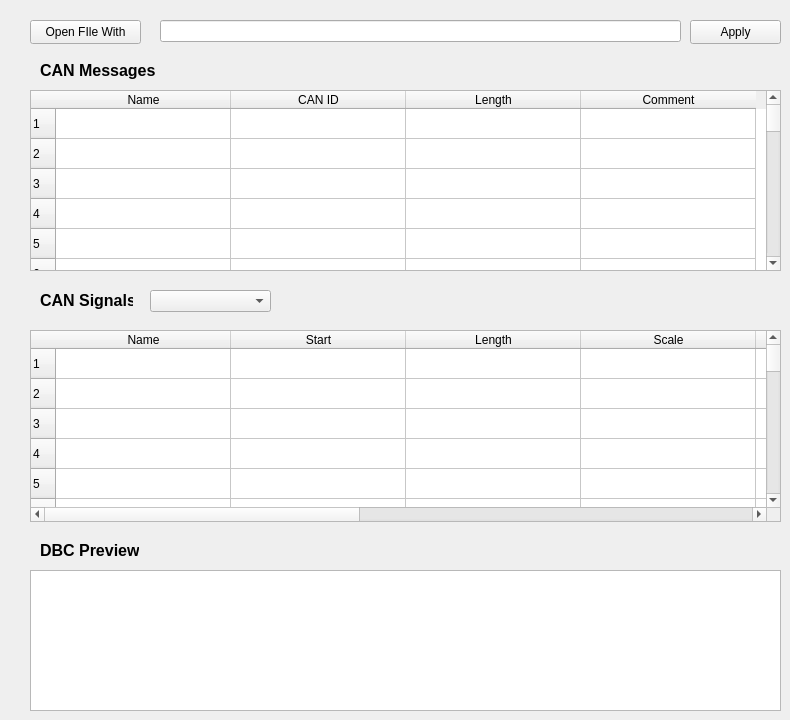
    <widget class="QWidget" name="DBC_Reader">
     <attribute name="title">
      <string>DBC_Reader</string>
     </attribute>
     <widget class="QLineEdit" name="ReadFIle_Path">
      <property name="geometry">
       <rect>
        <x>160</x>
        <y>20</y>
        <width>521</width>
        <height>22</height>
       </rect>
      </property>
     </widget>
     <widget class="QPushButton" name="Open_ReadFiles">
      <property name="geometry">
       <rect>
        <x>30</x>
        <y>20</y>
        <width>111</width>
        <height>24</height>
       </rect>
      </property>
      <property name="text">
       <string>Open FIle With</string>
      </property>
     </widget>
     <widget class="QTextEdit" name="DBC_Read_Temp">
      <property name="geometry">
       <rect>
        <x>30</x>
        <y>570</y>
        <width>751</width>
        <height>141</height>
       </rect>
      </property>
     </widget>
     <widget class="QLabel" name="label_32">
      <property name="geometry">
       <rect>
        <x>40</x>
        <y>540</y>
        <width>99</width>
        <height>21</height>
       </rect>
      </property>
      <property name="font">
       <font>
        <pointsize>12</pointsize>
        <bold>true</bold>
       </font>
      </property>
      <property name="text">
       <string>DBC Preview</string>
      </property>
     </widget>
     <widget class="QLabel" name="label_33">
      <property name="geometry">
       <rect>
        <x>40</x>
        <y>60</y>
        <width>119</width>
        <height>21</height>
       </rect>
      </property>
      <property name="font">
       <font>
        <pointsize>12</pointsize>
        <bold>true</bold>
       </font>
      </property>
      <property name="text">
       <string>CAN Messages</string>
      </property>
     </widget>
     <widget class="QTableWidget" name="Can_Message_Table">
      <property name="geometry">
       <rect>
        <x>30</x>
        <y>90</y>
        <width>751</width>
        <height>181</height>
       </rect>
      </property>
      <property name="rowCount">
       <number>500</number>
      </property>
      <attribute name="horizontalHeaderVisible">
       <bool>true</bool>
      </attribute>
      <attribute name="horizontalHeaderDefaultSectionSize">
       <number>175</number>
      </attribute>
      <attribute name="horizontalHeaderHighlightSections">
       <bool>true</bool>
      </attribute>
      <attribute name="verticalHeaderVisible">
       <bool>true</bool>
      </attribute>
      <row/>
      <row/>
      <row/>
      <row/>
      <row/>
      <row/>
      <row/>
      <row/>
      <row/>
      <row/>
      <row/>
      <row/>
      <row/>
      <row/>
      <row/>
      <row/>
      <row/>
      <row/>
      <row/>
      <row/>
      <row/>
      <row/>
      <row/>
      <row/>
      <row/>
      <row/>
      <row/>
      <row/>
      <row/>
      <row/>
      <row/>
      <row/>
      <row/>
      <row/>
      <row/>
      <row/>
      <row/>
      <row/>
      <row/>
      <row/>
      <row/>
      <row/>
      <row/>
      <row/>
      <row/>
      <row/>
      <row/>
      <row/>
      <row/>
      <row/>
      <row/>
      <row/>
      <row/>
      <row/>
      <row/>
      <row/>
      <row/>
      <row/>
      <row/>
      <row/>
      <row/>
      <row/>
      <row/>
      <row/>
      <row/>
      <row/>
      <row/>
      <row/>
      <row/>
      <row/>
      <row/>
      <row/>
      <row/>
      <row/>
      <row/>
      <row/>
      <row/>
      <row/>
      <row/>
      <row/>
      <row/>
      <row/>
      <row/>
      <row/>
      <row/>
      <row/>
      <row/>
      <row/>
      <row/>
      <row/>
      <row/>
      <row/>
      <row/>
      <row/>
      <row/>
      <row/>
      <row/>
      <row/>
      <row/>
      <row/>
      <row/>
      <row/>
      <row/>
      <row/>
      <row/>
      <row/>
      <row/>
      <row/>
      <row/>
      <row/>
      <row/>
      <row/>
      <row/>
      <row/>
      <row/>
      <row/>
      <row/>
      <row/>
      <row/>
      <row/>
      <row/>
      <row/>
      <row/>
      <row/>
      <row/>
      <row/>
      <row/>
      <row/>
      <row/>
      <row/>
      <row/>
      <row/>
      <row/>
      <row/>
      <row/>
      <row/>
      <row/>
      <row/>
      <row/>
      <row/>
      <row/>
      <row/>
      <row/>
      <row/>
      <row/>
      <row/>
      <row/>
      <row/>
      <row/>
      <row/>
      <row/>
      <row/>
      <row/>
      <row/>
      <row/>
      <row/>
      <row/>
      <row/>
      <row/>
      <row/>
      <row/>
      <row/>
      <row/>
      <row/>
      <row/>
      <row/>
      <row/>
      <row/>
      <row/>
      <row/>
      <row/>
      <row/>
      <row/>
      <row/>
      <row/>
      <row/>
      <row/>
      <row/>
      <row/>
      <row/>
      <row/>
      <row/>
      <row/>
      <row/>
      <row/>
      <row/>
      <row/>
      <row/>
      <row/>
      <row/>
      <row/>
      <row/>
      <row/>
      <row/>
      <row/>
      <row/>
      <row/>
      <row/>
      <row/>
      <row/>
      <row/>
      <row/>
      <row/>
      <row/>
      <row/>
      <row/>
      <row/>
      <row/>
      <row/>
      <row/>
      <row/>
      <row/>
      <row/>
      <row/>
      <row/>
      <row/>
      <row/>
      <row/>
      <row/>
      <row/>
      <row/>
      <row/>
      <row/>
      <row/>
      <row/>
      <row/>
      <row/>
      <row/>
      <row/>
      <row/>
      <row/>
      <row/>
      <row/>
      <row/>
      <row/>
      <row/>
      <row/>
      <row/>
      <row/>
      <row/>
      <row/>
      <row/>
      <row/>
      <row/>
      <row/>
      <row/>
      <row/>
      <row/>
      <row/>
      <row/>
      <row/>
      <row/>
      <row/>
      <row/>
      <row/>
      <row/>
      <row/>
      <row/>
      <row/>
      <row/>
      <row/>
      <row/>
      <row/>
      <row/>
      <row/>
      <row/>
      <row/>
      <row/>
      <row/>
      <row/>
      <row/>
      <row/>
      <row/>
      <row/>
      <row/>
      <row/>
      <row/>
      <row/>
      <row/>
      <row/>
      <row/>
      <row/>
      <row/>
      <row/>
      <row/>
      <row/>
      <row/>
      <row/>
      <row/>
      <row/>
      <row/>
      <row/>
      <row/>
      <row/>
      <row/>
      <row/>
      <row/>
      <row/>
      <row/>
      <row/>
      <row/>
      <row/>
      <row/>
      <row/>
      <row/>
      <row/>
      <row/>
      <row/>
      <row/>
      <row/>
      <row/>
      <row/>
      <row/>
      <row/>
      <row/>
      <row/>
      <row/>
      <row/>
      <row/>
      <row/>
      <row/>
      <row/>
      <row/>
      <row/>
      <row/>
      <row/>
      <row/>
      <row/>
      <row/>
      <row/>
      <row/>
      <row/>
      <row/>
      <row/>
      <row/>
      <row/>
      <row/>
      <row/>
      <row/>
      <row/>
      <row/>
      <row/>
      <row/>
      <row/>
      <row/>
      <row/>
      <row/>
      <row/>
      <row/>
      <row/>
      <row/>
      <row/>
      <row/>
      <row/>
      <row/>
      <row/>
      <row/>
      <row/>
      <row/>
      <row/>
      <row/>
      <row/>
      <row/>
      <row/>
      <row/>
      <row/>
      <row/>
      <row/>
      <row/>
      <row/>
      <row/>
      <row/>
      <row/>
      <row/>
      <row/>
      <row/>
      <row/>
      <row/>
      <row/>
      <row/>
      <row/>
      <row/>
      <row/>
      <row/>
      <row/>
      <row/>
      <row/>
      <row/>
      <row/>
      <row/>
      <row/>
      <row/>
      <row/>
      <row/>
      <row/>
      <row/>
      <row/>
      <row/>
      <row/>
      <row/>
      <row/>
      <row/>
      <row/>
      <row/>
      <row/>
      <row/>
      <row/>
      <row/>
      <row/>
      <row/>
      <row/>
      <row/>
      <row/>
      <row/>
      <row/>
      <row/>
      <row/>
      <row/>
      <row/>
      <row/>
      <row/>
      <row/>
      <row/>
      <row/>
      <row/>
      <row/>
      <row/>
      <row/>
      <row/>
      <row/>
      <row/>
      <row/>
      <row/>
      <row/>
      <row/>
      <row/>
      <row/>
      <row/>
      <row/>
      <row/>
      <row/>
      <row/>
      <row/>
      <row/>
      <row/>
      <row/>
      <row/>
      <row/>
      <row/>
      <row/>
      <row/>
      <row/>
      <row/>
      <row/>
      <row/>
      <row/>
      <row/>
      <row/>
      <row/>
      <row/>
      <row/>
      <row/>
      <row/>
      <row/>
      <row/>
      <row/>
      <row/>
      <row/>
      <row/>
      <row/>
      <row/>
      <row/>
      <row/>
      <row/>
      <row/>
      <row/>
      <row/>
      <row/>
      <row/>
      <row/>
      <row/>
      <row/>
      <row/>
      <row/>
      <row/>
      <row/>
      <row/>
      <row/>
      <row/>
      <row/>
      <row/>
      <row/>
      <row/>
      <row/>
      <row/>
      <row/>
      <row/>
      <row/>
      <row/>
      <row/>
      <column>
       <property name="text">
        <string>Name</string>
       </property>
      </column>
      <column>
       <property name="text">
        <string>CAN ID</string>
       </property>
      </column>
      <column>
       <property name="text">
        <string>Length</string>
       </property>
      </column>
      <column>
       <property name="text">
        <string>Comment</string>
       </property>
      </column>
     </widget>
     <widget class="QTableWidget" name="CAN_Signal_Table">
      <property name="geometry">
       <rect>
        <x>30</x>
        <y>330</y>
        <width>751</width>
        <height>192</height>
       </rect>
      </property>
      <property name="rowCount">
       <number>500</number>
      </property>
      <attribute name="horizontalHeaderDefaultSectionSize">
       <number>175</number>
      </attribute>
      <row/>
      <row/>
      <row/>
      <row/>
      <row/>
      <row/>
      <row/>
      <row/>
      <row/>
      <row/>
      <row/>
      <row/>
      <row/>
      <row/>
      <row/>
      <row/>
      <row/>
      <row/>
      <row/>
      <row/>
      <row/>
      <row/>
      <row/>
      <row/>
      <row/>
      <row/>
      <row/>
      <row/>
      <row/>
      <row/>
      <row/>
      <row/>
      <row/>
      <row/>
      <row/>
      <row/>
      <row/>
      <row/>
      <row/>
      <row/>
      <row/>
      <row/>
      <row/>
      <row/>
      <row/>
      <row/>
      <row/>
      <row/>
      <row/>
      <row/>
      <row/>
      <row/>
      <row/>
      <row/>
      <row/>
      <row/>
      <row/>
      <row/>
      <row/>
      <row/>
      <row/>
      <row/>
      <row/>
      <row/>
      <row/>
      <row/>
      <row/>
      <row/>
      <row/>
      <row/>
      <row/>
      <row/>
      <row/>
      <row/>
      <row/>
      <row/>
      <row/>
      <row/>
      <row/>
      <row/>
      <row/>
      <row/>
      <row/>
      <row/>
      <row/>
      <row/>
      <row/>
      <row/>
      <row/>
      <row/>
      <row/>
      <row/>
      <row/>
      <row/>
      <row/>
      <row/>
      <row/>
      <row/>
      <row/>
      <row/>
      <row/>
      <row/>
      <row/>
      <row/>
      <row/>
      <row/>
      <row/>
      <row/>
      <row/>
      <row/>
      <row/>
      <row/>
      <row/>
      <row/>
      <row/>
      <row/>
      <row/>
      <row/>
      <row/>
      <row/>
      <row/>
      <row/>
      <row/>
      <row/>
      <row/>
      <row/>
      <row/>
      <row/>
      <row/>
      <row/>
      <row/>
      <row/>
      <row/>
      <row/>
      <row/>
      <row/>
      <row/>
      <row/>
      <row/>
      <row/>
      <row/>
      <row/>
      <row/>
      <row/>
      <row/>
      <row/>
      <row/>
      <row/>
      <row/>
      <row/>
      <row/>
      <row/>
      <row/>
      <row/>
      <row/>
      <row/>
      <row/>
      <row/>
      <row/>
      <row/>
      <row/>
      <row/>
      <row/>
      <row/>
      <row/>
      <row/>
      <row/>
      <row/>
      <row/>
      <row/>
      <row/>
      <row/>
      <row/>
      <row/>
      <row/>
      <row/>
      <row/>
      <row/>
      <row/>
      <row/>
      <row/>
      <row/>
      <row/>
      <row/>
      <row/>
      <row/>
      <row/>
      <row/>
      <row/>
      <row/>
      <row/>
      <row/>
      <row/>
      <row/>
      <row/>
      <row/>
      <row/>
      <row/>
      <row/>
      <row/>
      <row/>
      <row/>
      <row/>
      <row/>
      <row/>
      <row/>
      <row/>
      <row/>
      <row/>
      <row/>
      <row/>
      <row/>
      <row/>
      <row/>
      <row/>
      <row/>
      <row/>
      <row/>
      <row/>
      <row/>
      <row/>
      <row/>
      <row/>
      <row/>
      <row/>
      <row/>
      <row/>
      <row/>
      <row/>
      <row/>
      <row/>
      <row/>
      <row/>
      <row/>
      <row/>
      <row/>
      <row/>
      <row/>
      <row/>
      <row/>
      <row/>
      <row/>
      <row/>
      <row/>
      <row/>
      <row/>
      <row/>
      <row/>
      <row/>
      <row/>
      <row/>
      <row/>
      <row/>
      <row/>
      <row/>
      <row/>
      <row/>
      <row/>
      <row/>
      <row/>
      <row/>
      <row/>
      <row/>
      <row/>
      <row/>
      <row/>
      <row/>
      <row/>
      <row/>
      <row/>
      <row/>
      <row/>
      <row/>
      <row/>
      <row/>
      <row/>
      <row/>
      <row/>
      <row/>
      <row/>
      <row/>
      <row/>
      <row/>
      <row/>
      <row/>
      <row/>
      <row/>
      <row/>
      <row/>
      <row/>
      <row/>
      <row/>
      <row/>
      <row/>
      <row/>
      <row/>
      <row/>
      <row/>
      <row/>
      <row/>
      <row/>
      <row/>
      <row/>
      <row/>
      <row/>
      <row/>
      <row/>
      <row/>
      <row/>
      <row/>
      <row/>
      <row/>
      <row/>
      <row/>
      <row/>
      <row/>
      <row/>
      <row/>
      <row/>
      <row/>
      <row/>
      <row/>
      <row/>
      <row/>
      <row/>
      <row/>
      <row/>
      <row/>
      <row/>
      <row/>
      <row/>
      <row/>
      <row/>
      <row/>
      <row/>
      <row/>
      <row/>
      <row/>
      <row/>
      <row/>
      <row/>
      <row/>
      <row/>
      <row/>
      <row/>
      <row/>
      <row/>
      <row/>
      <row/>
      <row/>
      <row/>
      <row/>
      <row/>
      <row/>
      <row/>
      <row/>
      <row/>
      <row/>
      <row/>
      <row/>
      <row/>
      <row/>
      <row/>
      <row/>
      <row/>
      <row/>
      <row/>
      <row/>
      <row/>
      <row/>
      <row/>
      <row/>
      <row/>
      <row/>
      <row/>
      <row/>
      <row/>
      <row/>
      <row/>
      <row/>
      <row/>
      <row/>
      <row/>
      <row/>
      <row/>
      <row/>
      <row/>
      <row/>
      <row/>
      <row/>
      <row/>
      <row/>
      <row/>
      <row/>
      <row/>
      <row/>
      <row/>
      <row/>
      <row/>
      <row/>
      <row/>
      <row/>
      <row/>
      <row/>
      <row/>
      <row/>
      <row/>
      <row/>
      <row/>
      <row/>
      <row/>
      <row/>
      <row/>
      <row/>
      <row/>
      <row/>
      <row/>
      <row/>
      <row/>
      <row/>
      <row/>
      <row/>
      <row/>
      <row/>
      <row/>
      <row/>
      <row/>
      <row/>
      <row/>
      <row/>
      <row/>
      <row/>
      <row/>
      <row/>
      <row/>
      <row/>
      <row/>
      <row/>
      <row/>
      <row/>
      <row/>
      <row/>
      <row/>
      <row/>
      <row/>
      <row/>
      <row/>
      <row/>
      <row/>
      <row/>
      <row/>
      <row/>
      <row/>
      <row/>
      <row/>
      <row/>
      <row/>
      <row/>
      <row/>
      <row/>
      <row/>
      <row/>
      <row/>
      <row/>
      <row/>
      <row/>
      <row/>
      <row/>
      <row/>
      <row/>
      <row/>
      <row/>
      <row/>
      <row/>
      <row/>
      <row/>
      <row/>
      <row/>
      <row/>
      <row/>
      <row/>
      <row/>
      <row/>
      <row/>
      <row/>
      <row/>
      <row/>
      <row/>
      <row/>
      <row/>
      <row/>
      <row/>
      <row/>
      <row/>
      <row/>
      <row/>
      <row/>
      <row/>
      <row/>
      <row/>
      <column>
       <property name="text">
        <string>Name</string>
       </property>
      </column>
      <column>
       <property name="text">
        <string>Start</string>
       </property>
      </column>
      <column>
       <property name="text">
        <string>Length</string>
       </property>
      </column>
      <column>
       <property name="text">
        <string>Scale</string>
       </property>
      </column>
      <column>
       <property name="text">
        <string>Offset</string>
       </property>
      </column>
      <column>
       <property name="text">
        <string>Min</string>
       </property>
      </column>
      <column>
       <property name="text">
        <string>Max</string>
       </property>
      </column>
      <column>
       <property name="text">
        <string>Unit</string>
       </property>
      </column>
      <column>
       <property name="text">
        <string>Comment</string>
       </property>
      </column>
     </widget>
     <widget class="QLabel" name="label_34">
      <property name="geometry">
       <rect>
        <x>40</x>
        <y>290</y>
        <width>93</width>
        <height>21</height>
       </rect>
      </property>
      <property name="font">
       <font>
        <pointsize>12</pointsize>
        <bold>true</bold>
       </font>
      </property>
      <property name="text">
       <string>CAN Signals</string>
      </property>
     </widget>
     <widget class="QPushButton" name="Apply">
      <property name="geometry">
       <rect>
        <x>690</x>
        <y>20</y>
        <width>91</width>
        <height>24</height>
       </rect>
      </property>
      <property name="text">
       <string>Apply</string>
      </property>
     </widget>
     <widget class="QComboBox" name="Select_Name">
      <property name="geometry">
       <rect>
        <x>150</x>
        <y>290</y>
        <width>121</width>
        <height>22</height>
       </rect>
      </property>
     </widget>
    </widget>
